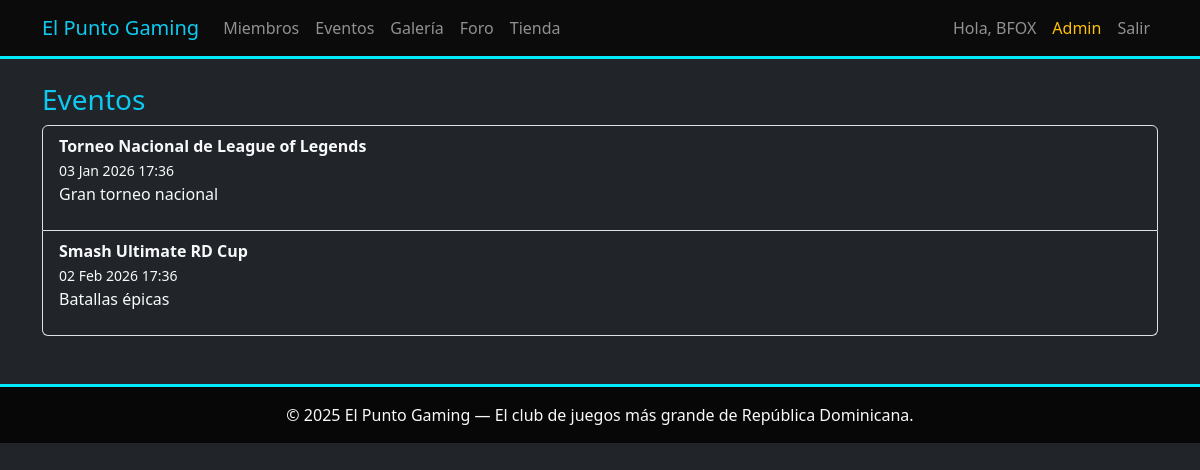
/eventos (signed in), run on the app's committed database.
### models.py (models this page shows, shortened)
class User(UserMixin, db.Model):
    id = db.Column(db.Integer, primary_key=True)
    username = db.Column(db.String(80), unique=True, nullable=False)
    email = db.Column(db.String(120), unique=True, nullable=False)
    password_hash = db.Column(db.String(200), nullable=False)
    is_admin = db.Column(db.Boolean, default=False)
    created_at = db.Column(db.DateTime, default=datetime.utcnow)

class Evento(db.Model):
    id = db.Column(db.Integer, primary_key=True)
    titulo = db.Column(db.String(140), nullable=False)
    descripcion = db.Column(db.Text)
    fecha = db.Column(db.DateTime, nullable=False)

### app.py (the view)
@app.route('/eventos')
def eventos():
    lista = Evento.query.order_by(Evento.fecha.asc()).all()
    return render_template('eventos.html', eventos=lista)

### app.py (called while the page is built)
@login_manager.user_loader
def load_user(user_id):
    return User.query.get(int(user_id))

@app.context_processor
def inject_datetime():
    return {'datetime': datetime}

### templates/eventos.html
{% extends "base.html" %}
{% block content %}
<h3 class="text-info">Eventos</h3>
<ul class="list-group">
  {% for e in eventos %}
    <li class="list-group-item bg-dark text-light">
      <strong>{{ e.titulo }}</strong><br>
      <small>{{ e.fecha.strftime('%d %b %Y %H:%M') }}</small><br>
      <p>{{ e.descripcion }}</p>
    </li>
  {% else %}
    <li class="list-group-item bg-dark text-light">No hay eventos</li>
  {% endfor %}
</ul>
{% endblock %}

### templates/base.html (shortened to what this page needs)
<!DOCTYPE html>
<html lang="es">
<head>
  <link href="https://cdn.jsdelivr.net/npm/bootstrap@5.3.2/dist/css/bootstrap.min.css" rel="stylesheet">
  <link rel="stylesheet" href="{{ url_for('static', filename='css/styles.css') }}">
</head>
<body class="bg-dark text-light">
<nav class="navbar navbar-expand-lg navbar-dark" style="background:#0b0b0b;border-bottom:3px solid #00eaff;">
  <div class="container">
    <a class="navbar-brand text-info" href="{{ url_for('index') }}">El Punto Gaming</a>
    <div class="collapse navbar-collapse" id="nav">
      <ul class="navbar-nav me-auto">
        <li class="nav-item"><a class="nav-link" href="{{ url_for('miembros') }}">Miembros</a></li>
        <li class="nav-item"><a class="nav-link" href="{{ url_for('eventos') }}">Eventos</a></li>
        <li class="nav-item"><a class="nav-link" href="{{ url_for('galeria') }}">Galería</a></li>
        <li class="nav-item"><a class="nav-link" href="{{ url_for('foro') }}">Foro</a></li>
        <li class="nav-item"><a class="nav-link" href="{{ url_for('tienda') }}">Tienda</a></li>
      </ul>
      <ul class="navbar-nav">
        {% if current_user.is_authenticated %}
          <li class="nav-item"><span class="nav-link">Hola, {{ current_user.username }}</span></li>
          {% if current_user.is_admin %}
            <li class="nav-item"><a class="nav-link text-warning" href="{{ url_for('admin') }}">Admin</a></li>
          {% endif %}
          <li class="nav-item"><a class="nav-link" href="{{ url_for('logout') }}">Salir</a></li>
        {% else %}
          <li class="nav-item"><a class="nav-link" href="{{ url_for('login') }}">Iniciar sesión</a></li>
          <li class="nav-item"><a class="nav-link" href="{{ url_for('register') }}">Registrarse</a></li>
        {% endif %}
      </ul>
    </div>
  </div>
</nav>
<div class="container mt-4 mb-5">
  {% block content %}{% endblock %}
</div>
<footer class="text-center py-3" style="border-top:3px solid #00eaff;background:#070707;">
  © {{ datetime.utcnow().year }} El Punto Gaming — El club de juegos más grande de República Dominicana.
</footer>
</body>
</html>

### static/css/styles.css (style rules this page uses)
body { background: #050506; color:#ddd; font-family: 'Segoe UI', Tahoma, sans-serif; }
a { color: #00eaff; }

### data on the page
User: username "BFOX"
Evento: titulo "Torneo Nacional de League of Legends", fecha "03 Jan 2026 17:36", descripcion "Gran torneo nacional"
Evento: titulo "Smash Ultimate RD Cup", fecha "02 Feb 2026 17:36", descripcion "Batallas épicas"
